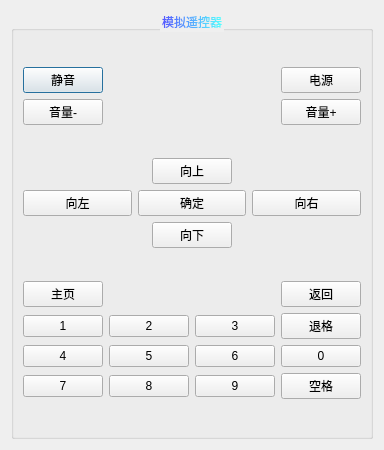
<?xml version="1.0" encoding="UTF-8"?>
<ui version="4.0">
 <class>RemoteContrl</class>
 <widget class="QDialog" name="RemoteContrl">
  <property name="geometry">
   <rect>
    <x>0</x>
    <y>0</y>
    <width>362</width>
    <height>450</height>
   </rect>
  </property>
  <property name="sizePolicy">
   <sizepolicy hsizetype="Fixed" vsizetype="Fixed">
    <horstretch>0</horstretch>
    <verstretch>0</verstretch>
   </sizepolicy>
  </property>
  <property name="minimumSize">
   <size>
    <width>0</width>
    <height>0</height>
   </size>
  </property>
  <property name="windowTitle">
   <string>模拟遥控器</string>
  </property>
  <property name="styleSheet">
   <string notr="true">background-image: url(:/image/bkg1.jpg);</string>
  </property>
  <layout class="QVBoxLayout" name="verticalLayout_5">
   <item>
    <widget class="QGroupBox" name="groupBox">
     <property name="styleSheet">
      <string notr="true">color: qlineargradient(spread:pad, x1:0, y1:0, x2:1, y2:0, stop:0 rgba(85, 85, 255, 255), stop:1 rgba(85, 255, 255, 255));
font: 75 16pt &quot;楷体&quot;;</string>
     </property>
     <property name="title">
      <string>模拟遥控器</string>
     </property>
     <property name="alignment">
      <set>Qt::AlignCenter</set>
     </property>
     <layout class="QHBoxLayout" name="horizontalLayout_10">
      <item>
       <layout class="QVBoxLayout" name="verticalLayout_4">
        <item>
         <layout class="QVBoxLayout" name="verticalLayout" stretch="0,0">
          <item>
           <layout class="QHBoxLayout" name="horizontalLayout_4">
            <item>
             <widget class="QPushButton" name="Silence_pushButton">
              <property name="styleSheet">
               <string notr="true">color: rgb(0, 0, 0);</string>
              </property>
              <property name="text">
               <string>静音</string>
              </property>
             </widget>
            </item>
            <item>
             <spacer name="horizontalSpacer">
              <property name="orientation">
               <enum>Qt::Horizontal</enum>
              </property>
              <property name="sizeHint" stdset="0">
               <size>
                <width>40</width>
                <height>20</height>
               </size>
              </property>
             </spacer>
            </item>
            <item>
             <spacer name="horizontalSpacer_9">
              <property name="orientation">
               <enum>Qt::Horizontal</enum>
              </property>
              <property name="sizeHint" stdset="0">
               <size>
                <width>40</width>
                <height>20</height>
               </size>
              </property>
             </spacer>
            </item>
            <item>
             <widget class="QPushButton" name="Power_pushButton">
              <property name="styleSheet">
               <string notr="true">color: rgb(0, 0, 0);</string>
              </property>
              <property name="text">
               <string>电源</string>
              </property>
             </widget>
            </item>
           </layout>
          </item>
          <item>
           <layout class="QHBoxLayout" name="horizontalLayout_5">
            <item>
             <widget class="QPushButton" name="VolumeUp_pushButton">
              <property name="styleSheet">
               <string notr="true">color: rgb(0, 0, 0);</string>
              </property>
              <property name="text">
               <string>音量-</string>
              </property>
             </widget>
            </item>
            <item>
             <spacer name="horizontalSpacer_2">
              <property name="orientation">
               <enum>Qt::Horizontal</enum>
              </property>
              <property name="sizeHint" stdset="0">
               <size>
                <width>40</width>
                <height>20</height>
               </size>
              </property>
             </spacer>
            </item>
            <item>
             <spacer name="horizontalSpacer_10">
              <property name="orientation">
               <enum>Qt::Horizontal</enum>
              </property>
              <property name="sizeHint" stdset="0">
               <size>
                <width>40</width>
                <height>20</height>
               </size>
              </property>
             </spacer>
            </item>
            <item>
             <widget class="QPushButton" name="VolumeDown_pushButton">
              <property name="styleSheet">
               <string notr="true">color: rgb(0, 0, 0);</string>
              </property>
              <property name="text">
               <string>音量+</string>
              </property>
             </widget>
            </item>
           </layout>
          </item>
         </layout>
        </item>
        <item>
         <layout class="QVBoxLayout" name="verticalLayout_2">
          <item>
           <layout class="QHBoxLayout" name="horizontalLayout_7">
            <item>
             <spacer name="horizontalSpacer_3">
              <property name="orientation">
               <enum>Qt::Horizontal</enum>
              </property>
              <property name="sizeHint" stdset="0">
               <size>
                <width>40</width>
                <height>20</height>
               </size>
              </property>
             </spacer>
            </item>
            <item>
             <widget class="QPushButton" name="Up_pushButton">
              <property name="styleSheet">
               <string notr="true">color: rgb(0, 0, 0);</string>
              </property>
              <property name="text">
               <string>向上</string>
              </property>
             </widget>
            </item>
            <item>
             <spacer name="horizontalSpacer_4">
              <property name="orientation">
               <enum>Qt::Horizontal</enum>
              </property>
              <property name="sizeHint" stdset="0">
               <size>
                <width>40</width>
                <height>20</height>
               </size>
              </property>
             </spacer>
            </item>
           </layout>
          </item>
          <item>
           <layout class="QHBoxLayout" name="horizontalLayout_6">
            <item>
             <widget class="QPushButton" name="Left_pushButton">
              <property name="styleSheet">
               <string notr="true">color: rgb(0, 0, 0);</string>
              </property>
              <property name="text">
               <string>向左</string>
              </property>
             </widget>
            </item>
            <item>
             <widget class="QPushButton" name="Ok_pushButton">
              <property name="styleSheet">
               <string notr="true">color: rgb(0, 0, 0);</string>
              </property>
              <property name="text">
               <string>确定</string>
              </property>
             </widget>
            </item>
            <item>
             <widget class="QPushButton" name="Right_pushButton">
              <property name="styleSheet">
               <string notr="true">color: rgb(0, 0, 0);</string>
              </property>
              <property name="text">
               <string>向右</string>
              </property>
             </widget>
            </item>
           </layout>
          </item>
          <item>
           <layout class="QHBoxLayout" name="horizontalLayout_8">
            <item>
             <spacer name="horizontalSpacer_5">
              <property name="orientation">
               <enum>Qt::Horizontal</enum>
              </property>
              <property name="sizeHint" stdset="0">
               <size>
                <width>40</width>
                <height>20</height>
               </size>
              </property>
             </spacer>
            </item>
            <item>
             <widget class="QPushButton" name="Down_pushButton">
              <property name="styleSheet">
               <string notr="true">color: rgb(0, 0, 0);</string>
              </property>
              <property name="text">
               <string>向下</string>
              </property>
             </widget>
            </item>
            <item>
             <spacer name="horizontalSpacer_6">
              <property name="orientation">
               <enum>Qt::Horizontal</enum>
              </property>
              <property name="sizeHint" stdset="0">
               <size>
                <width>40</width>
                <height>20</height>
               </size>
              </property>
             </spacer>
            </item>
           </layout>
          </item>
         </layout>
        </item>
        <item>
         <layout class="QVBoxLayout" name="verticalLayout_3">
          <item>
           <layout class="QHBoxLayout" name="horizontalLayout_9">
            <item>
             <widget class="QPushButton" name="Home_pushButton">
              <property name="styleSheet">
               <string notr="true">color: rgb(0, 0, 0);</string>
              </property>
              <property name="text">
               <string>主页</string>
              </property>
             </widget>
            </item>
            <item>
             <spacer name="horizontalSpacer_7">
              <property name="orientation">
               <enum>Qt::Horizontal</enum>
              </property>
              <property name="sizeHint" stdset="0">
               <size>
                <width>40</width>
                <height>20</height>
               </size>
              </property>
             </spacer>
            </item>
            <item>
             <spacer name="horizontalSpacer_8">
              <property name="orientation">
               <enum>Qt::Horizontal</enum>
              </property>
              <property name="sizeHint" stdset="0">
               <size>
                <width>40</width>
                <height>20</height>
               </size>
              </property>
             </spacer>
            </item>
            <item>
             <widget class="QPushButton" name="Back_pushButton">
              <property name="styleSheet">
               <string notr="true">color: rgb(0, 0, 0);</string>
              </property>
              <property name="text">
               <string>返回</string>
              </property>
             </widget>
            </item>
           </layout>
          </item>
          <item>
           <layout class="QHBoxLayout" name="horizontalLayout">
            <item>
             <widget class="QPushButton" name="one">
              <property name="styleSheet">
               <string notr="true">color: rgb(0, 0, 0);</string>
              </property>
              <property name="text">
               <string>1</string>
              </property>
             </widget>
            </item>
            <item>
             <widget class="QPushButton" name="two">
              <property name="styleSheet">
               <string notr="true">color: rgb(0, 0, 0);</string>
              </property>
              <property name="text">
               <string>2</string>
              </property>
             </widget>
            </item>
            <item>
             <widget class="QPushButton" name="three">
              <property name="styleSheet">
               <string notr="true">color: rgb(0, 0, 0);</string>
              </property>
              <property name="text">
               <string>3</string>
              </property>
             </widget>
            </item>
            <item>
             <widget class="QPushButton" name="del">
              <property name="styleSheet">
               <string notr="true">color: rgb(0, 0, 0);</string>
              </property>
              <property name="text">
               <string>退格</string>
              </property>
             </widget>
            </item>
           </layout>
          </item>
          <item>
           <layout class="QHBoxLayout" name="horizontalLayout_2">
            <item>
             <widget class="QPushButton" name="four">
              <property name="styleSheet">
               <string notr="true">color: rgb(0, 0, 0);</string>
              </property>
              <property name="text">
               <string>4</string>
              </property>
             </widget>
            </item>
            <item>
             <widget class="QPushButton" name="five">
              <property name="styleSheet">
               <string notr="true">color: rgb(0, 0, 0);</string>
              </property>
              <property name="text">
               <string>5</string>
              </property>
             </widget>
            </item>
            <item>
             <widget class="QPushButton" name="six">
              <property name="styleSheet">
               <string notr="true">color: rgb(0, 0, 0);</string>
              </property>
              <property name="text">
               <string>6</string>
              </property>
             </widget>
            </item>
            <item>
             <widget class="QPushButton" name="yello">
              <property name="styleSheet">
               <string notr="true">color: rgb(0, 0, 0);</string>
              </property>
              <property name="text">
               <string>0</string>
              </property>
             </widget>
            </item>
           </layout>
          </item>
          <item>
           <layout class="QHBoxLayout" name="horizontalLayout_3">
            <item>
             <widget class="QPushButton" name="seven">
              <property name="styleSheet">
               <string notr="true">color: rgb(0, 0, 0);</string>
              </property>
              <property name="text">
               <string>7</string>
              </property>
             </widget>
            </item>
            <item>
             <widget class="QPushButton" name="eight">
              <property name="styleSheet">
               <string notr="true">color: rgb(0, 0, 0);</string>
              </property>
              <property name="text">
               <string>8</string>
              </property>
             </widget>
            </item>
            <item>
             <widget class="QPushButton" name="nine">
              <property name="styleSheet">
               <string notr="true">color: rgb(0, 0, 0);</string>
              </property>
              <property name="text">
               <string>9</string>
              </property>
             </widget>
            </item>
            <item>
             <widget class="QPushButton" name="space">
              <property name="styleSheet">
               <string notr="true">color: rgb(0, 0, 0);</string>
              </property>
              <property name="text">
               <string>空格</string>
              </property>
             </widget>
            </item>
           </layout>
          </item>
         </layout>
        </item>
       </layout>
      </item>
     </layout>
    </widget>
   </item>
  </layout>
 </widget>
 <resources/>
 <connections/>
</ui>
